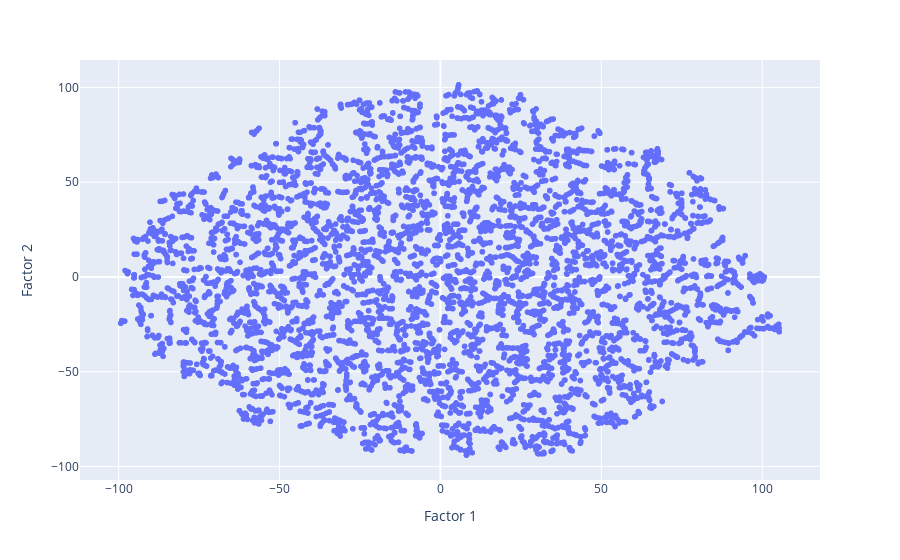

Source (notebook cell):
### Code cell
tsne_df = pd.DataFrame(reduced_feat, index=product_id, columns=['Factor 1', 'Factor 2'])
tsne_df['category'] = feature_df['category']


px.scatter(tsne_df, 
    x='Factor 1', 
    y='Factor 2',
    hover_name=tsne_df['category'])

### Figure 1 — Plotly figure (JSON) as saved in the notebook; plotly's stock layout.template omitted (floating-point values rounded to 4 significant figures; data arrays with more than 128 entries replaced by an {"elided": "..."} marker saying what was removed)
{"data": [{"hovertemplate": "<b>%{hovertext}</b><br><br>Factor 1=%{x}<br>Factor 2=%{y}<extra></extra>", "hovertext": {"elided": "7228 str values"}, "legendgroup": "", "marker": {"color": "#636efa", "symbol": "circle"}, "mode": "markers", "name": "", "showlegend": false, "type": "scattergl", "x": {"elided": "7228 float values"}, "xaxis": "x", "y": {"elided": "7228 float values"}, "yaxis": "y"}], "layout": {"legend": {"tracegroupgap": 0}, "margin": {"t": 60}, "xaxis": {"anchor": "y", "domain": [0, 1], "title": {"text": "Factor 1"}}, "yaxis": {"anchor": "x", "domain": [0, 1], "title": {"text": "Factor 2"}}}}
